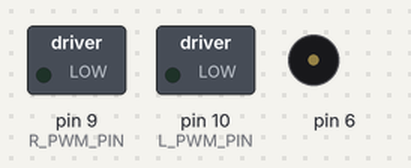
This sketch was run on a simulated Arduino Mega 2560, built with avr-gcc and run on an emulated ATmega2560. Parts: switched loads named in the sketch (green lamp = pin HIGH), buzzer (waves = sounding). What the sketch prints to the serial monitor is not drawn.

Above: at 0.1 s.
At 3.1 s:
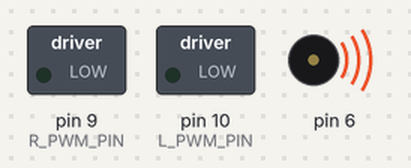
At 3.9 s:
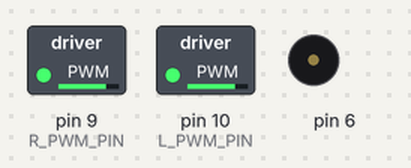
At 8.6 s:
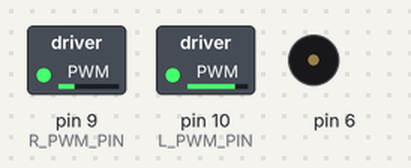
Timing chart, 0 to 10.4 s (numbered marks = the images above):
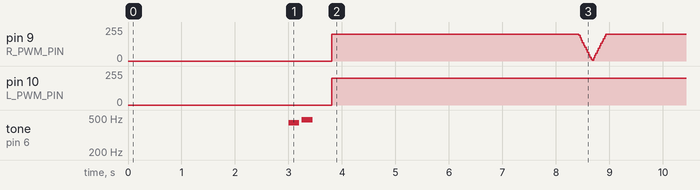

The sketch:

Simple_avoidance.ino
```cpp
/*
  _____                              _         ____  _         _             _         _____           _
 |  __ \                            (_)       / __ \| |       | |           | |       / ____|         | |
 | |  | |_   _ _ __   __ _ _ __ ___  _  ___  | |  | | |__  ___| |_ __ _  ___| | ___  | (___  _   _ ___| |_ ___ _ __ ___
 | |  | | | | | '_ \ / _` | '_ ` _ \| |/ __| | |  | | '_ \/ __| __/ _` |/ __| |/ _ \  \___ \| | | / __| __/ _ \ '_ ` _ \
 | |__| | |_| | | | | (_| | | | | | | | (__  | |__| | |_) \__ \ || (_| | (__| |  __/  ____) | |_| \__ \ ||  __/ | | | | |
 |_____/ \__, |_| |_|\__,_|_| |_| |_|_|\___|  \____/|_.__/|___/\__\__,_|\___|_|\___| |_____/ \__, |___/\__\___|_| |_| |_|
          __/ |                   \ \             \ \    / /_ | / _ \                / /      __/ |
  ______ |___/_ ______ ______ _____\ \ ______ _____\ \  / / | || | | |______ ______ / /_____ |___/_ ______ ______ ______
 |______|______|______|______|______\ \______|______\ \/ /  | || | | |______|______/ /______|______|______|______|______|
                                     \ \             \  /   | || |_| |            / /
                                      \_\             \/    |_(_)___/            /_/

 */

#include "encoders.h"
#include "pid.h"
#include "timer.h"
#include "kinematics.h"
//#include "line_sensors.h"


#define BAUD_RATE 9600

//================================ Setup parameters ==============================
// Change these to change the behaviour of the roomba
#define forwards_speed 30
#define time_to_turn 3000 //ms
//================================================================================


//============================== Motor definitions ===============================
//Pin definitions for motor
#define L_PWM_PIN 10
#define L_DIR_PIN 16
#define R_PWM_PIN  9
#define R_DIR_PIN 15

#define FWD LOW
#define BCK HIGH
//===============================================================================

//=============================== Global variables ===============================
long last_count_el = 0;
long last_count_er = 0;

float velocity_l = 0;
float velocity_r = 0;

float direct = 0;
//================================================================================

//============================ Class setup variables =============================
unsigned long PID_timer_max = 5000;
unsigned long Kinematics_timer_max = 10000;

float Kp_left = 0.5; //Proportional gain for position controller
float Kd_left = 0; //Derivative gain for position controller
float Ki_left = 0.1; //Integral gain for position controller

float Kp_right = 0.5; //Proportional gain for position controller
float Kd_right = 0; //Derivative gain for position controller
float Ki_right = 0.1; //Integral gain for position controller

float Kp_head_turn = 1; //Proportional gain for position controller
float Kd_head_turn = 0.0; //Derivative gain for position controller
float Ki_head_turn = 0.0; //Integral gain for position controller
//================================================================================


//============================ Class instantiation ===============================
Timer PID_timer(PID_timer_max, false);
Timer Kinematics_timer(Kinematics_timer_max, false);
Timer Vel_timer(1000000000, false);
Timer Turn_timer(time_to_turn, true);

PID left_PID(Kp_left, Ki_left, Kd_left); //Position controller for left wheel position
PID right_PID(Kp_right, Ki_right, Kd_right); //Position controller for left wheel position
PID head_turn_pid(Kp_head_turn, Ki_head_turn, Kd_head_turn); //Turning controller for update direction

Kinematics k;
//=================================================================================

//==================================== States ====================================
int state = 3;
#define STATE_BUTTON_WAIT 0
#define STATE_MOVE_FORWARDS 1
#define STATE_TURN 2
#define STATE_RESET 3
#define STATE_
//================================================================================

// Set our motor driver pins as outputs.
void setupMotorPins()
{
  pinMode( L_PWM_PIN, OUTPUT );
  pinMode( L_DIR_PIN, OUTPUT );
  pinMode( R_PWM_PIN, OUTPUT );
  pinMode( R_DIR_PIN, OUTPUT );

  digitalWrite( L_DIR_PIN, LOW  );
  digitalWrite( R_DIR_PIN, LOW );
}

void setup() {
  // These two function set up the pin
  // change interrupts for the encoders.
  setupEncoder0();
  setupEncoder1();

  // Initialise the Serial communication
  Serial.begin( BAUD_RATE );
  delay(3000);
  Serial.println("***RESET***");
  tone(6, 440, 200);
  delay(250);
  tone(6, 480, 200);
  delay(250);
}

void loop() {
  switch(state){
    case STATE_BUTTON_WAIT:
      ButtonWait(); Serial.println("Case 1");
      break;
    case STATE_MOVE_FORWARDS:
      MoveForwards(forwards_speed); //Serial.println("Case 2");
      break;
    case STATE_TURN:
      TurnInDirection(direct); Serial.println("---- Case 3 ---");
    break;
    case STATE_RESET:
      ResetForMove(); Serial.println("Case 4");
    break;
  }
}

void MoveForwards(int move_speed){
  if(PID_timer.IsTime()){
    UpdateDirection(move_speed, move_speed);
  }

  if(Kinematics_timer.IsTime()){
    k.update(count_el, count_er);
  }

  if(Turn_timer.IsTime()){
    state = STATE_TURN;
  }
}

void ResetForMove(){
  direct += 180;
  Turn_timer.Reset();
  state = STATE_MOVE_FORWARDS;
}

void ButtonWait(){
  if(true){ //TODO
    state = STATE_MOVE_FORWARDS;
  }
}

void UpdateDirection(int left_demand, int right_demand){
  int diff_l = (int) count_el - last_count_el;
  int diff_r = (int) count_er - last_count_er;
  last_count_el = count_el;
  last_count_er = count_er;

  float float_elapsed = Vel_timer.GetElapsed();

  velocity_l = (float)(diff_l/(float_elapsed)) * 100000;
  velocity_r = (float)(diff_r/(float_elapsed)) * 100000;

  float output_l = left_PID.update(left_demand, velocity_l);
  float output_r = right_PID.update(right_demand, velocity_r);

//  --- Debugging prints ---
//  Serial.print("Demand:");
//  Serial.print(left_demand);
//  Serial.print(",diff_l:");
//  Serial.print(diff_l);
//  Serial.print(",Elapsed:");
//  Serial.print(float_elapsed);
//  Serial.print(",velocity:");
//  Serial.print(velocity_l);
//  Serial.print(",output:");
//  Serial.print(output_l);
//  Serial.print('\n');

  if(output_l > 0) digitalWrite( L_DIR_PIN, FWD );
  else digitalWrite( L_DIR_PIN, BCK );
  analogWrite(L_PWM_PIN, abs(output_l));

  if(output_r > 0) digitalWrite( R_DIR_PIN, FWD );
  else digitalWrite( R_DIR_PIN, BCK );
  analogWrite(R_PWM_PIN, abs(output_r));
}

void TurnInDirection(float dir){
//  analogWrite(L_PWM_PIN, 0);
//  analogWrite(R_PWM_PIN, 0);
  if(PID_timer.IsTime()){
    float current_head = k.update(count_el,count_er);
    int output = (int)head_turn_pid.update(dir, current_head);
    Serial.println(output);
    UpdateDirection(output, -output);

    if(output < 1){
      analogWrite(L_PWM_PIN, 0);
      analogWrite(R_PWM_PIN, 0);
      Serial.println(output);
      state = STATE_RESET;
    }
  }
}
```

encoders.h
```cpp
// These #defines act like a find-and-replace
// in your code, and make your code more readable.

#define E1_A_PIN  7
#define E1_B_PIN  23
#define E0_A_PIN  26
//E0_B_Pin is defined seperately later

// Volatile Global variables used by Encoder ISR.
volatile long count_er; // used by encoder to count the rotation
volatile bool oldE1_A;  // used by encoder to remember prior state of A
volatile bool oldE1_B;  // used by encoder to remember prior state of B

volatile long count_el; // used by encoder to count the rotation
volatile bool oldE0_A;  // used by encoder to remember prior state of A
volatile bool oldE0_B;  // used by encoder to remember prior state of B


// This ISR handles just Encoder 1
// ISR to read the Encoder1 Channel A and B pins
// and then look up based on  transition what kind of
// rotation must have occured.
ISR( INT6_vect ) {
  // First, Read in the new state of the encoder pins.
  // Standard pins, so standard read functions.
  boolean newE1_B = digitalRead( E1_B_PIN );
  boolean newE1_A = digitalRead( E1_A_PIN );

  // Some clever electronics combines the
  // signals and this XOR restores the
  // true value.
  newE1_A ^= newE1_B;

  // Create a bitwise representation of our states
  // We do this by shifting the boolean value up by
  // the appropriate number of bits, as per our table
  // header:
  //
  // State :  (bit3)  (bit2)  (bit1)  (bit0)
  // State :  New A,  New B,  Old A,  Old B.
  byte state = 0;
  state = state | ( newE1_A  << 3 );
  state = state | ( newE1_B  << 2 );
  state = state | ( oldE1_A  << 1 );
  state = state | ( oldE1_B  << 0 );


  // This is an inefficient way of determining
  // the direction.  However it illustrates well
  // against the lecture slides.
  switch( state ) {
    case 1:  count_er--; break;  // clockwise?
    case 2:  count_er++; break;  // anti-clockwise?
    case 13: count_er++; break;  // anti-clockwise?
    case 14: count_er--; break;  // clockwise?
    default:             break;  // No movement.
  }

  // Save current state as old state for next call.
  oldE1_A = newE1_A;
  oldE1_B = newE1_B;

}


// This ISR handles just Encoder 0
// ISR to read the Encoder0 Channel A and B pins
// and then look up based on  transition what kind of
// rotation must have occured.
ISR( PCINT0_vect ) {

  // First, Read in the new state of the encoder pins.

  // Mask for a specific pin from the port.
  // Non-standard pin, so we access the register
  // directly.
  // Reading just PINE would give us a number
  // composed of all 8 bits.  We want only bit 2.
  // B00000100 masks out all but bit 2
  boolean newE0_B = PINE & (1<<PINE2);
  //boolean newE0_B = PINE & B00000100;  // Does same as above.

  // Standard read fro the other pin.
  boolean newE0_A = digitalRead( E0_A_PIN ); // 26 the same as A8

  // Some clever electronics combines the
  // signals and this XOR restores the
  // true value.
  newE0_A ^= newE0_B;

  // Create a bitwise representation of our states
  // We do this by shifting the boolean value up by
  // the appropriate number of bits, as per our table
  // header:
  //
  // State :  (bit3)  (bit2)  (bit1)  (bit0)
  // State :  New A,  New B,  Old A,  Old B.
  byte state = 0;
  state = state | ( newE0_A  << 3 );
  state = state | ( newE0_B  << 2 );
  state = state | ( oldE0_A  << 1 );
  state = state | ( oldE0_B  << 0 );

  // This is an inefficient way of determining
  // the direction.  However it illustrates well
  // against the lecture slides.
  switch( state ) {
    case 4: count_el++;  break;  // anti-clockwise?
    case 7: count_el--;  break;  // clockwise?
    case 8: count_el--;  break;  // clockwise?
    case 11: count_el++; break;  // anti-clockwise?
    default: break;
  }

  // Save current state as old state for next call.
  oldE0_A = newE0_A;
  oldE0_B = newE0_B;
}


/*
   This setup routine enables interrupts for
   encoder1.  The interrupt is automatically
   triggered when one of the encoder pin changes.
   This is really convenient!  It means we don't
   have to check the encoder manually.
*/
void setupEncoder1() {

  // Initialise our count value to 0.
  count_er = 0;

  // Initialise the prior A & B signals
  // to zero, we don't know what they were.
  oldE1_A = 0;
  oldE1_B = 0;

  // Setup pins for encoder 1
  pinMode( E1_A_PIN, INPUT );
  pinMode( E1_B_PIN, INPUT );

  // Now to set up PE6 as an external interupt (INT6), which means it can
  // have its own dedicated ISR vector INT6_vector

  // Page 90, 11.1.3 External Interrupt Mask Register – EIMSK
  // Disable external interrupts for INT6 first
  // Set INT6 bit low, preserve other bits
  EIMSK = EIMSK & ~(1<<INT6);
  //EIMSK = EIMSK & B1011111; // Same as above.

  // Page 89, 11.1.2 External Interrupt Control Register B – EICRB
  // Used to set up INT6 interrupt
  EICRB |= ( 1 << ISC60 );  // using header file names, push 1 to bit ISC60
  //EICRB |= B00010000; // does same as above

  // Page 90, 11.1.4 External Interrupt Flag Register – EIFR
  // Setting a 1 in bit 6 (INTF6) clears the interrupt flag.
  EIFR |= ( 1 << INTF6 );
  //EIFR |= B01000000;  // same as above

  // Now that we have set INT6 interrupt up, we can enable
  // the interrupt to happen
  // Page 90, 11.1.3 External Interrupt Mask Register – EIMSK
  // Disable external interrupts for INT6 first
  // Set INT6 bit high, preserve other bits
  EIMSK |= ( 1 << INT6 );
  //EIMSK |= B01000000; // Same as above

}

void setupEncoder0() {

    // Initialise our count value to 0.
    count_el = 0;

    // Initialise the prior A & B signals
    // to zero, we don't know what they were.
    oldE0_A = 0;
    oldE0_B = 0;

    // Setting up E0_PIN_B:
    // The Romi board uses the pin PE2 (port E, pin 2) which is
    // very unconventional.  It doesn't have a standard
    // arduino alias (like d6, or a5, for example).
    // We set it up here with direct register access
    // Writing a 0 to a DDR sets as input
    // DDRE = Data Direction Register (Port)E
    // We want pin PE2, which means bit 2 (counting from 0)
    // PE Register bits [ 7  6  5  4  3  2  1  0 ]
    // Binary mask      [ 1  1  1  1  1  0  1  1 ]
    //
    // By performing an & here, the 0 sets low, all 1's preserve
    // any previous state.
    DDRE = DDRE & ~(1<<DDE6);
    //DDRE = DDRE & B11111011; // Same as above.

    // We need to enable the pull up resistor for the pin
    // To do this, once a pin is set to input (as above)
    // You write a 1 to the bit in the output register
    PORTE = PORTE | (1<< PORTE2 );
    //PORTE = PORTE | 0B00000100;

    // Encoder0 uses conventional pin 26
    pinMode( E0_A_PIN, INPUT );
    digitalWrite( E0_A_PIN, HIGH ); // Encoder 0 xor

    // Enable pin-change interrupt on A8 (PB4) for encoder0, and disable other
    // pin-change interrupts.
    // Note, this register will normally create an interrupt a change to any pins
    // on the port, but we use PCMSK0 to set it only for PCINT4 which is A8 (PB4)
    // When we set these registers, the compiler will now look for a routine called
    // ISR( PCINT0_vect ) when it detects a change on the pin.  PCINT0 seems like a
    // mismatch to PCINT4, however there is only the one vector servicing a change
    // to all PCINT0->7 pins.
    // See Manual 11.1.5 Pin Change Interrupt Control Register - PCICR

    // Page 91, 11.1.5, Pin Change Interrupt Control Register
    // Disable interrupt first
    PCICR = PCICR & ~( 1 << PCIE0 );
    // PCICR &= B11111110;  // Same as above

    // 11.1.7 Pin Change Mask Register 0 – PCMSK0
    PCMSK0 |= (1 << PCINT4);

    // Page 91, 11.1.6 Pin Change Interrupt Flag Register – PCIFR
    PCIFR |= (1 << PCIF0);  // Clear its interrupt flag by writing a 1.

    // Enable
    PCICR |= (1 << PCIE0);
}
```

kinematics.h
```cpp
#ifndef _Kinematics
#define _Kinematics_h

//You may want to use some/all of these variables
const float WHEEL_DIAMETER    = 70;
const float WHEEL_RADIUS      = 35;
const float WHEEL_SEPERATION  = 145;
const float GEAR_RATIO        = 120;
const float COUNTS_PER_SHAFT_REVOLUTION = 12;
const float COUNTS_PER_WHEEL_REVOLUTION =  1440;
const float COUNTS_PER_MM               = (COUNTS_PER_WHEEL_REVOLUTION / WHEEL_DIAMETER*M_PI);

class Kinematics
{
  public:
    Kinematics();   // Constructor, required.
    float update(long e_l, long e_r);
    // Write your method functions:
    // ...
    float TicksToDistance(long ticks);
    float GetAngleToHome();
    float GetCurrentHeading();
    bool IsHome();
    void setDebug(bool state);
  private:
//    float TicksToDistance(long ticks);
    unsigned long old_encoder_count;
    long kin_last_count_el;
    long kin_last_count_er;
    float heading;
    float x_pos;
    float y_pos;
    float theta;
    float homex;
    float homey;
    bool debug;
    void printComponents();
    //Private variables and methods go here
};


// Required constructor.  Initialise variables.
Kinematics::Kinematics() {
  old_encoder_count = 0;
  theta = 0;
  x_pos = 0;
  y_pos = 0;
  homex = 0;
  homey = 0;
}

float Kinematics::update(long e_l, long e_r){
  float lDist = (TicksToDistance(e_l - kin_last_count_el));
  float rDist = (TicksToDistance(e_r - kin_last_count_er));
  theta = theta + ((lDist -  rDist)/WHEEL_SEPERATION) * (104.5/90.0);
  float average = (lDist + rDist) /2.0;
  x_pos = x_pos + average*cos(M_PI*(theta/180));
  y_pos = y_pos + average*sin(M_PI*(theta/180));
  if(debug) printComponents();
  kin_last_count_el = e_l;
  kin_last_count_er = e_r;
  return theta;
}

void Kinematics::printComponents(){
  Serial.print("x_pos:");
  Serial.print(x_pos);
  Serial.print(",y_pos:");
  Serial.print(y_pos);
  Serial.print(",theta:");
  Serial.print(theta);
  Serial.print('\n');
}

float Kinematics::TicksToDistance(long ticks){
  if (ticks == 0) return 0;
  return (float)ticks/COUNTS_PER_MM * 1000;
}

float Kinematics::GetAngleToHome(){
  float dy = homey - y_pos;
  float dx = homex - x_pos;
  return (atan2(dy,dx) * (180.0 / M_PI));
}

bool Kinematics::IsHome(){
  float dy = x_pos - homex;
  float dx = y_pos - homey;
  if(abs(dx) < 100 && abs(dy) < 100) return true;
  else return false;
}

void Kinematics::setDebug(bool state){
  debug = state;
}
#endif
```

Source omitted: pid.h (7698 bytes), timer.h (2107 bytes)

Measured:
- by itself, pin 10 (L_PWM_PIN): 0/255 → 200/255 at 3.8 s
